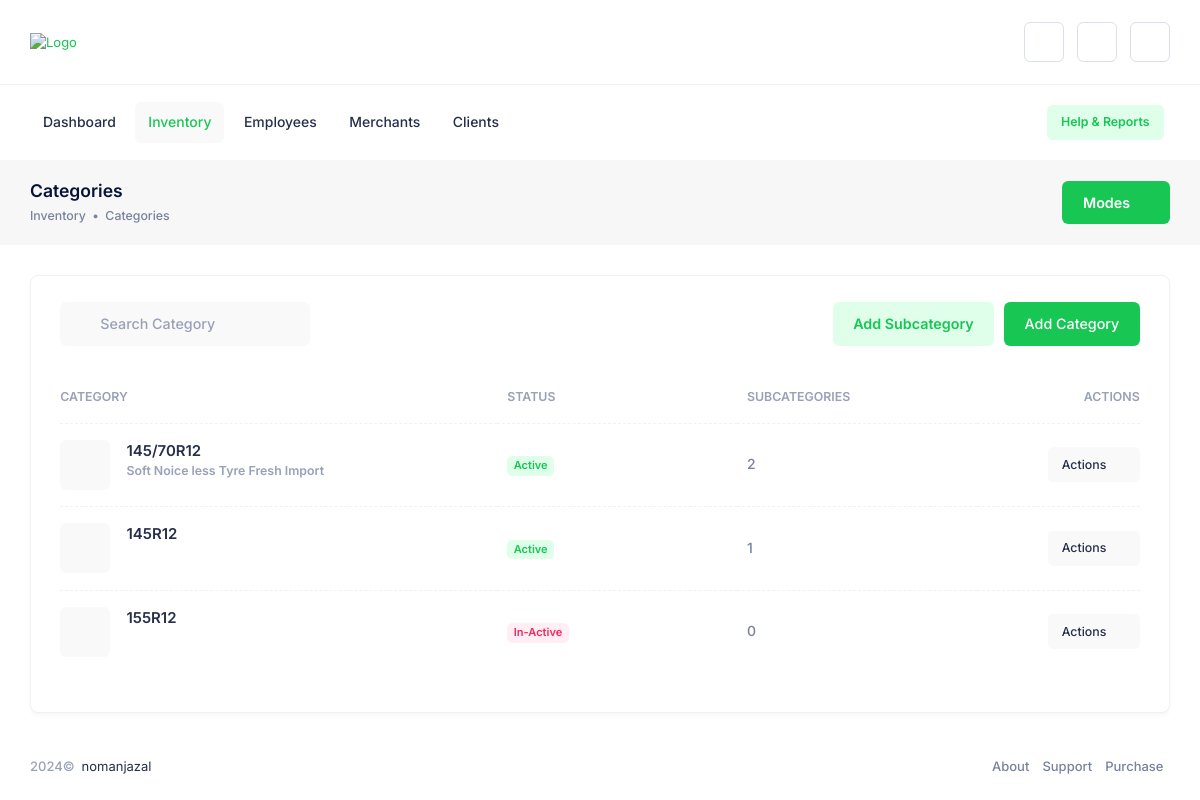
/inventory/categories/ (signed in), run on the app's committed database.
### dashboard/models.py (models this page shows, shortened)
class Category(models.Model):
    cat_id = models.CharField(max_length=20, default=generate_cat_uuid, editable=False)
    tem_id = models.CharField(max_length=100, blank=True, null=True)
    img = models.FileField(upload_to='category/', blank=True, null=True)
    title = models.CharField(max_length=100, blank=True, null=True)
    description = models.TextField(blank=True, null=True)
    status = models.CharField(max_length=50, default="inactive", blank=True, null=True)
    slug = models.SlugField(max_length=120, unique=True, blank=True)

### dashboard/inventory.py (the view)
# urls.py: path('inventory/categories/',inventory.Categories, name="Categories"),
@superadmin_required
def Categories(request):
    categories = Category.objects.all()
    return render(request, "dashboard/inventoryPages/categories.html", {'categories':categories})

### accounts/decorator.py (called while the page is built)
def superadmin_required(view_func):
    @wraps(view_func)
    def wrapper(request, *args, **kwargs):
        if request.user.is_authenticated and request.user.is_superuser:
            return view_func(request, *args, **kwargs)
        return redirect('/accounts/signin/')
    return wrapper

### templates/dashboard/inventoryPages/categories.html (shortened to what this page needs)
{% extends 'dashboard/base.html' %}
{% load static %}
{% block bodyContent %}
  <div class="toolbar py-5 py-lg-5" id="kt_toolbar">
    <div id="kt_toolbar_container" class="container-xxl d-flex flex-stack flex-wrap">
      <div class="page-title d-flex flex-column me-3">
        <h1 class="d-flex text-gray-900 fw-bold my-1 fs-3">Categories</h1>
        <ul class="breadcrumb breadcrumb-dot fw-semibold text-gray-600 fs-7 my-1">
          <li class="breadcrumb-item text-gray-600">
            <a href="/inventory/" class="text-gray-600 text-hover-primary">Inventory</a>
          </li>
          <li class="breadcrumb-item text-gray-600">Categories</li>
        </ul>
      </div>
      <div class="d-flex align-items-center py-2 py-md-1">
        <a href="#" class="btn btn-primary fw-bold" data-kt-menu-trigger="click" data-kt-menu-placement="bottom-end">Modes<i class="ki-duotone ki-down fs-5 ms-1"></i></a>
      </div>
    </div>
  </div>
  <div id="kt_content_container" class="d-flex flex-column-fluid align-items-start container-xxl">
    <div class="content flex-row-fluid" id="kt_content">
      <div class="card card-flush">
        <div class="card-header align-items-center py-5 gap-2 gap-md-5">
          <div class="card-title">
            <div class="d-flex align-items-center position-relative my-1">
              <i class="ki-duotone ki-magnifier fs-3 position-absolute ms-4">
                <span class="path1"></span>
              </i>
              <input type="text" data-kt-ecommerce-category-filter="search" class="form-control form-control-solid w-250px ps-12" placeholder="Search Category" />
            </div>
          </div>
          <div class="card-toolbar">
             <div class="me-3">
            <a href="#" class="btn btn-light-primary fw-bold" data-bs-toggle="modal" data-bs-target="#kt_modal_new_subcategory" id="kt_toolbar_primary_button">Add Subcategory</a>
             </div>
            <a href="#" class="btn btn-primary" data-bs-toggle="modal" data-bs-target="#kt_modal_new_category" id="kt_toolbar_primary_button">Add Category</a>
          </div>
        </div>
        <div class="card-body pt-0">
          {% if categories %}
            <table class="table align-middle table-row-dashed fs-6 gy-5" id="kt_ecommerce_category_table">
              <thead>
                <tr class="text-start text-gray-500 fw-bold fs-7 text-uppercase gs-0">
                  <th class="min-w-250px">Category</th>
                  <th class="min-w-150px">Status</th>
                  <th class="min-w-150px">Subcategories</th>
                  <th class="text-end min-w-70px">Actions</th>
                </tr>
              </thead>
              <tbody class="fw-semibold text-gray-600">
                {% for i in categories %}
                  <tr>
                    <td>
                      <div class="d-flex">
                        <a href="/inventory/products/Category/{{ i.cat_id }}/" class="symbol symbol-50px"><span class="symbol-label" style="background-image:url(/media/{{ i.img }});"></span></a>
                        <div class="ms-5">
                          <a href="/inventory/products/Category/{{ i.cat_id }}/" class="text-gray-800 text-hover-primary fs-5 fw-bold mb-1" data-kt-ecommerce-category-filter="category_name">{{ i.title }}</a>
                          <div class="text-muted fs-7 fw-bold">{{i.description}}</div>
                        </div>
                      </div>
                    </td>
                    <td>
                       {% if i.status == "active" %}
                       <div class="badge badge-light-primary">Active</div>
                       {% elif i.status == "inactive" %}
                      <div class="badge badge-light-danger">In-Active</div>
                      {% endif %}
                    </td>
                    <td>{{ i.subcategories.count }}</td>
                    <td class="text-end">
                      <a href="#" class="btn btn-sm btn-light btn-active-light-primary btn-flex btn-center" data-kt-menu-trigger="click" data-kt-menu-placement="bottom-end">
                        Actions
                        <i class="ki-duotone ki-down fs-5 ms-1"></i>
                      </a>
                    </td>
                  </tr>
                {% endfor %}
              </tbody>
            </table>
          {% endif %}
        </div>
      </div>
    </div>
  </div>
{% endblock %}

### data on the page
Category: title "145/70R12", description "Soft Noice less Tyre Fresh Import", status "Active", subcategories.count "2"
Category: title "145R12", status "Active", subcategories.count "1"
Category: title "155R12", status "In-Active", subcategories.count "0"
